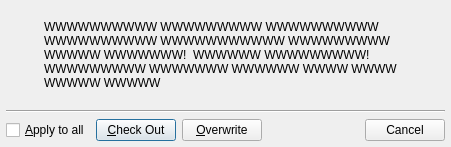
<?xml version="1.0" encoding="UTF-8"?>
<ui version="4.0">
 <class>CheckOutDialog</class>
 <widget class="QDialog" name="CheckOutDialog">
  <property name="geometry">
   <rect>
    <x>0</x>
    <y>0</y>
    <width>451</width>
    <height>121</height>
   </rect>
  </property>
  <property name="windowTitle">
   <string>Check Out File</string>
  </property>
  <layout class="QVBoxLayout" name="verticalLayout">
   <property name="sizeConstraint">
    <enum>QLayout::SetMinimumSize</enum>
   </property>
   <property name="leftMargin">
    <number>6</number>
   </property>
   <property name="topMargin">
    <number>6</number>
   </property>
   <property name="rightMargin">
    <number>6</number>
   </property>
   <property name="bottomMargin">
    <number>6</number>
   </property>
   <item>
    <layout class="QHBoxLayout" name="horizontalLayout_2">
     <item>
      <widget class="QLabel" name="icon">
       <property name="minimumSize">
        <size>
         <width>32</width>
         <height>32</height>
        </size>
       </property>
       <property name="maximumSize">
        <size>
         <width>32</width>
         <height>32</height>
        </size>
       </property>
      </widget>
     </item>
     <item>
      <widget class="QLabel" name="m_text">
       <property name="sizePolicy">
        <sizepolicy hsizetype="MinimumExpanding" vsizetype="MinimumExpanding">
         <horstretch>0</horstretch>
         <verstretch>0</verstretch>
        </sizepolicy>
       </property>
       <property name="text">
        <string>WWWWWWWWWW WWWWWWWWW WWWWWWWWWW WWWWWWWWWW WWWWWWWWWWW WWWWWWWWW WWWWW WWWWWWW!  WWWWWW WWWWWWWWW! WWWWWWWWW WWWWWWW WWWWWW WWWW WWWW WWWWW WWWWW</string>
       </property>
       <property name="wordWrap">
        <bool>true</bool>
       </property>
      </widget>
     </item>
    </layout>
   </item>
   <item>
    <widget class="Line" name="line">
     <property name="orientation">
      <enum>Qt::Horizontal</enum>
     </property>
    </widget>
   </item>
   <item>
    <layout class="QHBoxLayout" name="horizontalLayout">
     <property name="spacing">
      <number>6</number>
     </property>
     <item>
      <widget class="QCheckBox" name="chkForAll">
       <property name="text">
        <string>&amp;Apply to all</string>
       </property>
       <property name="toolTip">
        <string>Apply this choice to all remaining files in the operation (Alt+A)</string>
       </property>
      </widget>
     </item>
     <item>
      <widget class="QPushButton" name="buttonCheckout">
       <property name="text">
        <string>&amp;Check Out</string>
       </property>
       <property name="toolTip">
        <string>Check out this file from source control (Alt+C)</string>
       </property>
      </widget>
     </item>
     <item>
      <widget class="QPushButton" name="buttonOverwrite">
       <property name="text">
        <string>&amp;Overwrite</string>
       </property>
       <property name="toolTip">
        <string>Make file writable by overwriting without checking out (Alt+O)</string>
       </property>
      </widget>
     </item>
     <item>
      <spacer name="horizontalSpacer">
       <property name="orientation">
        <enum>Qt::Horizontal</enum>
       </property>
       <property name="sizeHint" stdset="0">
        <size>
         <width>40</width>
         <height>20</height>
        </size>
       </property>
      </spacer>
     </item>
     <item>
      <widget class="QPushButton" name="buttonCancel">
       <property name="text">
        <string>Cancel</string>
       </property>
       <property name="toolTip">
        <string>Cancel the operation</string>
       </property>
      </widget>
     </item>
    </layout>
   </item>
  </layout>
 </widget>
 <tabstops>
  <tabstop>chkForAll</tabstop>
  <tabstop>buttonCheckout</tabstop>
  <tabstop>buttonOverwrite</tabstop>
  <tabstop>buttonCancel</tabstop>
 </tabstops>
 <resources/>
 <connections>
 </connections>
</ui>
